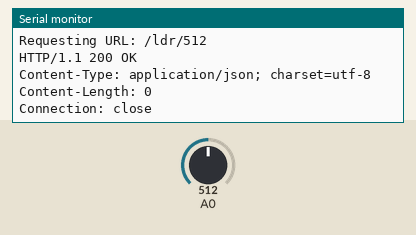
Bench run of a sketch on a simulated ESP8266 (NodeMCU). Shown: the last lines printed to the serial monitor. The inputs (shaded band) are chosen by the test bench; at power-on: A0 = 512. WiFi joins after 1.5 s; servers stay silent unless stated; uploads are accepted with an empty reply.

Above: at 2.7 s.
2.8 s: A0 set to 716
At 3.3 s:
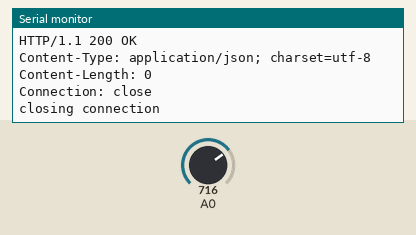
9.9 s: A0 set to 900
At 15.1 s:
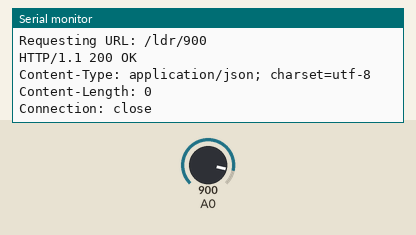
Timing chart, 0 to 16.6 s (numbered marks = the images above; inputs shaded):
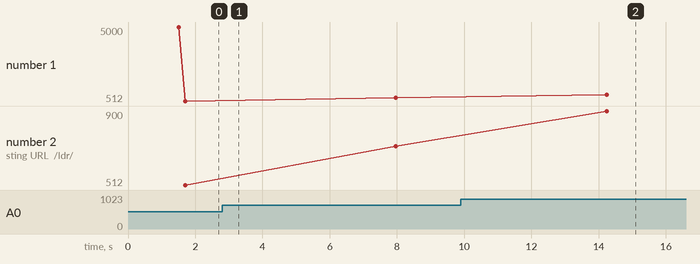

The sketch:

Troca_banio_AutoconectAP_LRD_Post.ino
```cpp
#include <ESP8266WiFi.h>          //https://github.com/esp8266/Arduino

//needed for library for WiFiManager AutoconectAP
#include <DNSServer.h>
#include <ESP8266WebServer.h>
#include <WiFiManager.h>         //https://github.com/tzapu/WiFiManager

char* host = "troca-banio.herokuapp.com";
int httpPort = 80;
char* request_delay = "5000";
int int_request_delay = 5000;

void setup() {
    Serial.begin(115200);

    WiFiManager wifiManager; //Local intialization. Once its business is done, there is no need to keep it around
    //wifiManager.resetSettings(); //reset saved settings (for testing)

    WiFiManagerParameter custom_host("host", "host default: troca-banio.herokuapp.com", host, 56);
    wifiManager.addParameter(&custom_host);
    WiFiManagerParameter custom_request_delay("request_delay", "request_delay default: 5000", request_delay, 56);
    wifiManager.addParameter(&custom_request_delay);

    //fetches ssid and pass from eeprom and tries to connect if it does not connect it starts an access point with the specified name here  "AutoConnectAP" and goes into a blocking loop awaiting configuration
    if (!wifiManager.autoConnect("Troca-baño AutoConnectAP")) {
      Serial.println("failed to connect and hit timeout");
      delay(3000);
      //reset and try again, or maybe put it to deep sleep
      ESP.reset();
      delay(5000);
    }

    //read updated parameters
    strcpy(host, custom_host.getValue());
    strcpy(request_delay, custom_request_delay.getValue());
    int_request_delay = atoi(request_delay);
    Serial.println(int_request_delay);
    Serial.println("connected...yeey :)");  //if you get here you have connected to the WiFi
}

void loop() {

  WiFiClient client;
  if (!client.connect(host, httpPort)) {
    Serial.println("connection failed");
    Serial.println(host);
    return;
  }

  int analogValue = analogRead(0);
  Serial.println(analogValue);

  String url = "/ldr/";
  url = url + String(analogValue);
  Serial.print("Requesting URL: ");
  Serial.println(url);

  client.print( "POST " + url + " HTTP/1.1\r\n" +
               "Host: " + host + "\r\n" +
               "Connection: close\r\n\r\n");
  unsigned long timeout = millis();
  while (client.available() == 0) {
    if (millis() - timeout > 5000) {
      Serial.println(">>> Client Timeout !");
      client.stop();
      return;
    }
  }

  // Read all the lines of the reply from server and print them to Serial
  while(client.available()){
    String line = client.readStringUntil('\r');
    Serial.println(line);
  }

  Serial.println("closing connection");
  delay(int_request_delay);
}
```

Measured:
- after the input at 9.9 s, the serial monitor: prints a new line after 4.3 s (image 2)
- plotted number 1: 512 → 716 after the input at 2.8 s, 716 → 900 after the input at 9.9 s
- plotted number 2: 512 → 716 after the input at 2.8 s, 716 → 900 after the input at 9.9 s
